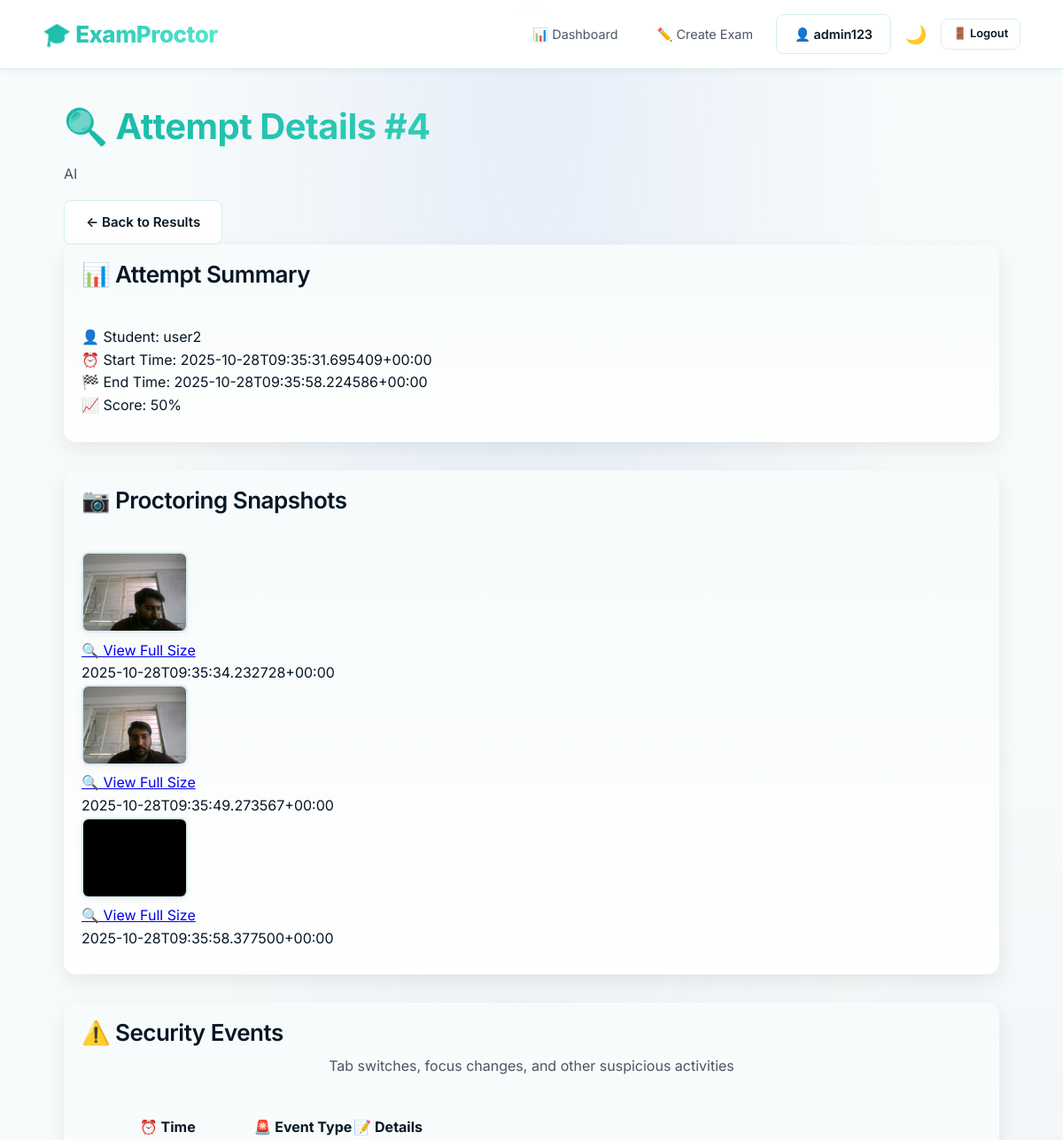
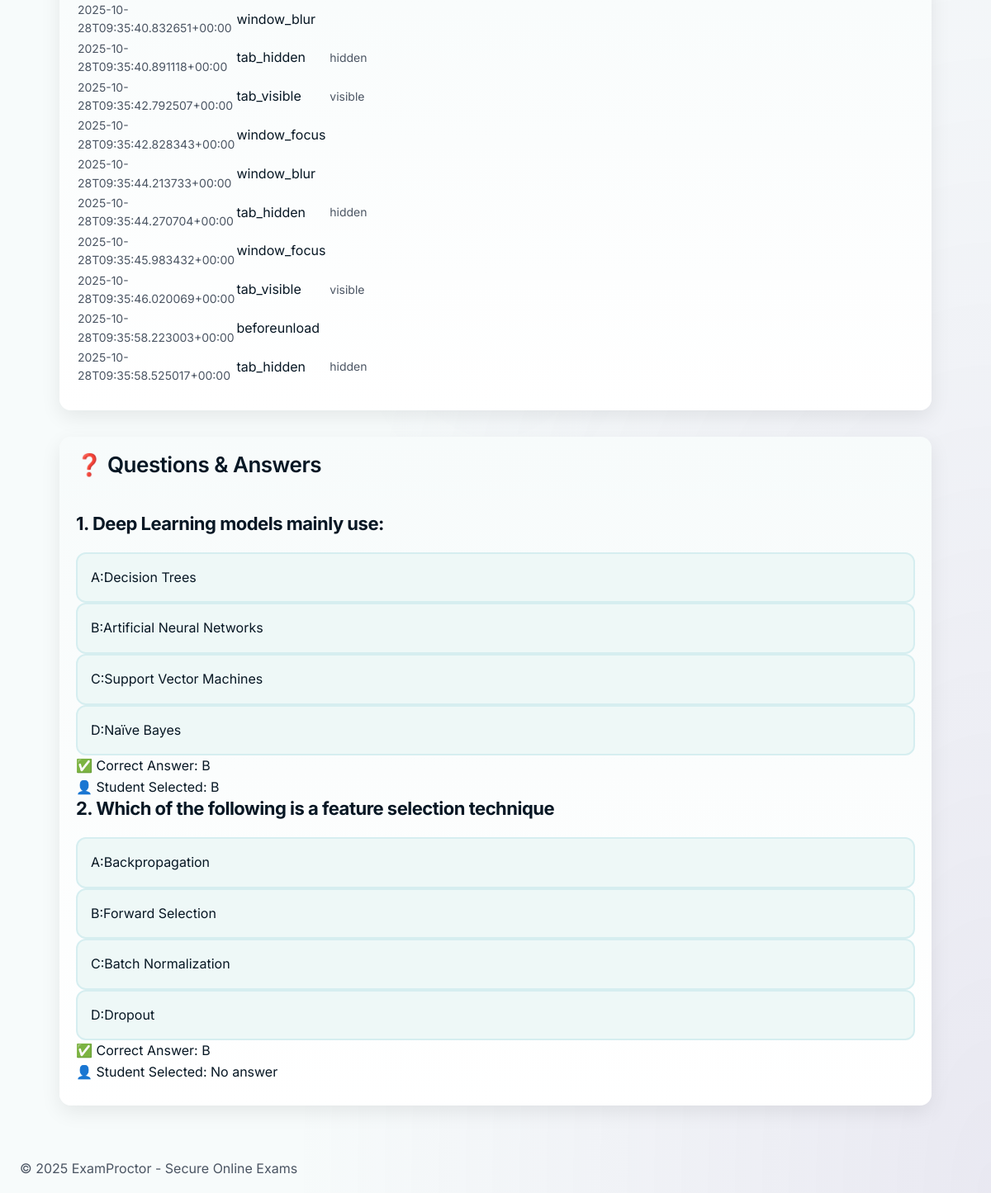
/admin/attempt/4 (signed in), run on the app's committed database (2 pictures, top to bottom).
### tables this page shows
CREATE TABLE attempts (
        id INTEGER PRIMARY KEY AUTOINCREMENT,
        user_id INTEGER NOT NULL,
        exam_id INTEGER NOT NULL,
        start_time TEXT,
        allowed_until TEXT,
        end_time TEXT,
        score INTEGER,
        submitted INTEGER DEFAULT 0,
        time_exceeded INTEGER DEFAULT 0,
        FOREIGN KEY(user_id) REFERENCES users(id),
        FOREIGN KEY(exam_id) REFERENCES exams(id)
    );

CREATE TABLE exams (
        id INTEGER PRIMARY KEY AUTOINCREMENT,
        title TEXT NOT NULL,
        duration_minutes INTEGER NOT NULL,
        max_questions INTEGER NOT NULL DEFAULT 50
    );

CREATE TABLE users (
        id INTEGER PRIMARY KEY AUTOINCREMENT,
        username TEXT UNIQUE NOT NULL,
        password_hash TEXT NOT NULL,
        is_admin INTEGER DEFAULT 0
    );

CREATE TABLE proctor_images (
        id INTEGER PRIMARY KEY AUTOINCREMENT,
        attempt_id INTEGER,
        filename TEXT,
        timestamp TEXT,
        FOREIGN KEY(attempt_id) REFERENCES attempts(id)
    );

CREATE TABLE proctor_events (
        id INTEGER PRIMARY KEY AUTOINCREMENT,
        attempt_id INTEGER,
        event_type TEXT,
        detail TEXT,
        timestamp TEXT,
        FOREIGN KEY(attempt_id) REFERENCES attempts(id)
    );

CREATE TABLE answers (
        id INTEGER PRIMARY KEY AUTOINCREMENT,
        attempt_id INTEGER NOT NULL,
        question_id INTEGER NOT NULL,
        selected TEXT,
        FOREIGN KEY(attempt_id) REFERENCES attempts(id),
        FOREIGN KEY(question_id) REFERENCES questions(id)
    );

CREATE TABLE questions (
        id INTEGER PRIMARY KEY AUTOINCREMENT,
        exam_id INTEGER NOT NULL,
        q_index INTEGER NOT NULL,
        question TEXT NOT NULL,
        option_a TEXT, option_b TEXT, option_c TEXT, option_d TEXT,
        correct TEXT,
        FOREIGN KEY(exam_id) REFERENCES exams(id)
    );

### app.py (the view)
@app.route("/admin/attempt/<int:attempt_id>")
def admin_attempt_detail(attempt_id):
    if 'user_id' not in session or not session.get('is_admin'):
        return redirect(url_for("admin_login"))
    conn = get_conn(); cur = conn.cursor()
    cur.execute("""SELECT a.*, u.username AS username, e.title AS exam_title
                   FROM attempts a
                   LEFT JOIN users u ON u.id=a.user_id
                   LEFT JOIN exams e ON e.id=a.exam_id
                   WHERE a.id=?""", (attempt_id,))
    att = cur.fetchone()
    if not att:
        conn.close(); abort(404)
    cur.execute("SELECT * FROM proctor_images WHERE attempt_id=? ORDER BY timestamp", (attempt_id,))
    images = cur.fetchall()
    cur.execute("SELECT * FROM proctor_events WHERE attempt_id=? ORDER BY timestamp", (attempt_id,))
    events = cur.fetchall()
    cur.execute("""SELECT q.q_index, q.question, q.option_a, q.option_b, q.option_c, q.option_d, q.correct, a.selected
                   FROM questions q
                   LEFT JOIN answers a ON q.id=a.question_id AND a.attempt_id=?
                   WHERE q.exam_id = ? ORDER BY q.q_index""", (attempt_id, att['exam_id']))
    q_and_a = cur.fetchall()
    conn.close()
    return render_template("admin_attempt.html", att=att, images=images, events=events, q_and_a=q_and_a)

### models.py (called while the page is built)
def get_conn():
    conn = sqlite3.connect(DB, timeout=15)
    conn.row_factory = sqlite3.Row
    try:
        conn.execute("PRAGMA foreign_keys = ON")
        conn.execute("PRAGMA journal_mode = WAL")
        conn.execute("PRAGMA busy_timeout = 15000")
        conn.execute("PRAGMA synchronous = NORMAL")
    except Exception:
        pass
    return conn

### templates/admin_attempt.html
{% extends "base.html" %}
{% block content %}
<div class="container">
  <div class="page-header">
    <h1>🔍 Attempt Details #{{ att.id }}</h1>
    <p>{{ att.exam_title }}</p>
    <div class="action-buttons">
      <a href="{{ url_for('admin_results') }}" class="btn secondary">
        ← Back to Results
      </a>
    </div>
  </div>
  <div class="card mb-4">
    <div class="card-header">
      <h3 class="mb-0">📊 Attempt Summary</h3>
    </div>
    <div class="card-body">
      <div class="attempt-summary">
        <div class="summary-item">
          <span class="label">👤 Student:</span>
          <span class="value">{{ att.username }}</span>
        </div>
        <div class="summary-item">
          <span class="label">⏰ Start Time:</span>
          <span class="value">{{ att.start_time }}</span>
        </div>
        <div class="summary-item">
          <span class="label">🏁 End Time:</span>
          <span class="value">{{ att.end_time or 'Not finished' }}</span>
        </div>
        <div class="summary-item">
          <span class="label">📈 Score:</span>
          <span class="value">
            {% if att.score is not none %}
              <span class="badge {% if att.score >= 70 %}success{% elif att.score >= 50 %}warning{% else %}danger{% endif %}">
                {{ att.score }}%
              </span>
            {% else %}
              <span class="badge secondary">Not graded</span>
            {% endif %}
          </span>
        </div>
      </div>
    </div>
  </div>
  <div class="card mb-4">
    <div class="card-header">
      <h3 class="mb-0">📷 Proctoring Snapshots</h3>
    </div>
    <div class="card-body">
      {% if images %}
        <div class="snapshots-grid">
          {% for img in images %}
            <div class="snapshot-item">
              <a href="{{ url_for('serve_image', fname=img.filename) }}" target="_blank" class="snapshot-link">
                <img src="{{ url_for('serve_image', fname=img.filename) }}" class="thumb" alt="Snapshot">
                <div class="snapshot-overlay">
                  <span>🔍 View Full Size</span>
                </div>
              </a>
              <div class="snapshot-time">{{ img.timestamp }}</div>
            </div>
          {% endfor %}
        </div>
      {% else %}
        <div class="empty-state">
          <p>📷 No snapshots captured during this attempt</p>
        </div>
      {% endif %}
    </div>
  </div>
  <div class="card mb-4">
    <div class="card-header">
      <h3 class="mb-0">⚠️ Security Events</h3>
      <p class="small mb-0">Tab switches, focus changes, and other suspicious activities</p>
    </div>
    <div class="card-body">
      {% if events %}
        <div class="table-responsive">
          <table class="admin-table">
            <thead>
              <tr>
                <th>⏰ Time</th>
                <th>🚨 Event Type</th>
                <th>📝 Details</th>
              </tr>
            </thead>
            <tbody>
              {% for e in events %}
                <tr>
                  <td class="small">{{ e.timestamp }}</td>
                  <td>
                    <span class="badge warning">{{ e.event_type }}</span>
                  </td>
                  <td class="small">{{ e.detail }}</td>
                </tr>
              {% endfor %}
            </tbody>
          </table>
        </div>
      {% else %}
        <div class="empty-state">
          <p>✅ No suspicious events detected during this attempt</p>
        </div>
      {% endif %}
    </div>
  </div>
  <div class="card">
    <div class="card-header">
      <h3 class="mb-0">❓ Questions & Answers</h3>
    </div>
    <div class="card-body">
      {% if q_and_a %}
        <div class="questions-list">
          {% for qa in q_and_a %}
            <div class="question-item">
              <div class="question-header">
                <h4>{{ qa.q_index }}. {{ qa.question }}</h4>
              </div>
              <div class="options-display">
                <div class="option-item">
                  <span class="option-label">A:</span>
                  <span class="option-text">{{ qa.option_a }}</span>
                </div>
                <div class="option-item">
                  <span class="option-label">B:</span>
                  <span class="option-text">{{ qa.option_b }}</span>
                </div>
                <div class="option-item">
                  <span class="option-label">C:</span>
                  <span class="option-text">{{ qa.option_c }}</span>
                </div>
                <div class="option-item">
                  <span class="option-label">D:</span>
                  <span class="option-text">{{ qa.option_d }}</span>
                </div>
              </div>
              <div class="answer-summary">
                <div class="answer-item">
                  <span class="label">✅ Correct Answer:</span>
                  <span class="badge success">{{ qa.correct }}</span>
                </div>
                <div class="answer-item">
                  <span class="label">👤 Student Selected:</span>
                  {% if qa.selected %}
                    <span class="badge {% if qa.selected == qa.correct %}success{% else %}danger{% endif %}">
                      {{ qa.selected }}
                    </span>
                  {% else %}
                    <span class="badge secondary">No answer</span>
                  {% endif %}
                </div>
              </div>
            </div>
          {% endfor %}
        </div>
      {% else %}
        <div class="empty-state">
          <p>❓ No questions found for this attempt</p>
        </div>
      {% endif %}
    </div>
  </div>
</div>
{% endblock %}

### templates/base.html (shortened to what this page needs)
<!doctype html>
<html lang="en">
<head>
  <link rel="stylesheet" href="{{ url_for('static', filename='css/main.css') }}">
  <link rel="stylesheet" href="{{ url_for('static', filename='css/modern-dashboard.css') }}">
  <link rel="stylesheet" href="{{ url_for('static', filename='css/auth.css') }}">
  <link rel="stylesheet" href="{{ url_for('static', filename='css/exam.css') }}">
  <link rel="stylesheet" href="{{ url_for('static', filename='css/admin_dashboard.css') }}">
</head>
<body>
  <header>
    <div class="container">
      <div class="header-content">
        <a href="{{ url_for('student_dashboard') if session.username and not session.is_admin else url_for('admin_dashboard') if session.is_admin else '/' }}" class="logo">
          🎓 ExamProctor
        </a>
        <nav class="nav">
            {% if session.username %}
              {% if session.is_admin %}
                <a href="{{ url_for('admin_dashboard') }}" class="{{ 'active' if request.endpoint == 'admin_dashboard' else '' }}">📊 Dashboard</a>
                <a href="{{ url_for('create_exam') }}" class="{{ 'active' if request.endpoint == 'create_exam' else '' }}">✏️ Create Exam</a>
              {% else %}
                <a href="{{ url_for('student_dashboard') }}" class="{{ 'active' if request.endpoint == 'student_dashboard' else '' }}">📚 Dashboard</a>
              {% endif %}
              <span class="username">👤 {{ session.username }}</span>
              <button id="theme-toggle" class="theme-toggle" aria-label="Toggle theme">🌓</button>
              <a href="{{ url_for('logout') }}" class="btn secondary small">🚪 Logout</a>
            {% endif %}
        </nav>
      </div>
    </div>
  </header>
  <main>
    <div class="container">
      {% block content %}{% endblock %}
    </div>
  </main>
  <footer>
    <div class="container">
      <div class="footer-content">
        <p>&copy; 2025 ExamProctor - Secure Online Exams</p>
      </div>
    </div>
  </footer>
</body>
</html>

### static/css/modern-dashboard.css (style rules this page uses)
.header-content { display: flex; justify-content: space-between; align-items: center; }

### static/css/auth.css (style rules this page uses)
.card-header { padding: 2rem 2rem 1rem; text-align: center; }
.card-header p { color: var(--text-secondary); font-size: 1rem; }
.card-body { padding: 2rem; }

### static/css/exam.css (style rules this page uses)
.option-item { background: var(--background-secondary); border: 2px solid var(--border-color); border-radius: var(--border-radius); padding: 1rem; cursor: pointer; transition: all 0.3s ease; display: flex; align-items: center; }

### static/css/admin_dashboard.css (style rules this page uses)
.card-header { background: transparent; border-bottom: none; padding: 18px 20px; }
.card { background: linear-gradient(180deg,var(--background),var(--surface)); color: var(--text-primary); border-radius:14px; padding:0; border:none; }
.card .card-body { background: transparent; padding:24px 20px 28px 20px; }
.card .card-header h3 { color:var(--text-primary); margin:0; }

### data on the page
attempts: id "4", start_time "2025-10-28T09:35:31.695409+00:00", end_time "2025-10-28T09:35:58.224586+00:00", score "50"
exams: exam_title "AI"
users: username "user2"
proctor_images: filename (picture), timestamp "2025-10-28T09:35:34.232728+00:00"
proctor_images: filename (picture), timestamp "2025-10-28T09:35:49.273567+00:00"
proctor_images: filename (picture), timestamp "2025-10-28T09:35:58.377500+00:00"
proctor_events: timestamp "2025-10-28T09:35:40.832651+00:00", event_type "window_blur"
proctor_events: timestamp "2025-10-28T09:35:40.891118+00:00", event_type "tab_hidden", detail "hidden"
proctor_events: timestamp "2025-10-28T09:35:42.792507+00:00", event_type "tab_visible", detail "visible"
proctor_events: timestamp "2025-10-28T09:35:42.828343+00:00", event_type "window_focus"
proctor_events: timestamp "2025-10-28T09:35:44.213733+00:00", event_type "window_blur"
proctor_events: timestamp "2025-10-28T09:35:44.270704+00:00", event_type "tab_hidden", detail "hidden"
proctor_events: timestamp "2025-10-28T09:35:45.983432+00:00", event_type "window_focus"
proctor_events: timestamp "2025-10-28T09:35:46.020069+00:00", event_type "tab_visible", detail "visible"
proctor_events: timestamp "2025-10-28T09:35:58.223003+00:00", event_type "beforeunload"
proctor_events: timestamp "2025-10-28T09:35:58.525017+00:00", event_type "tab_hidden", detail "hidden"
answers: q_index "1", question "Deep Learning models mainly use:", option_a "Decision Trees", option_b "Artificial Neural Networks", option_c "Support Vector Machines", option_d "Naïve Bayes", correct "B", selected "B"
questions: q_index "2", question "Which of the following is a feature selection technique", option_a "Backpropagation", option_b "Forward Selection", option_c "Batch Normalization", option_d "Dropout", correct "B", shows "No answer"

### other printed values
{{ session.username }} "admin123"
